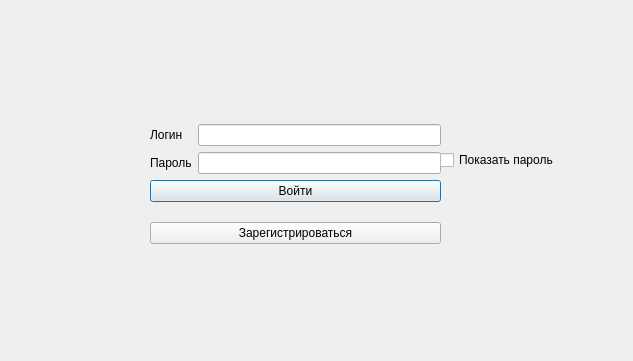
<?xml version="1.0" encoding="UTF-8"?>
<ui version="4.0">
 <class>WindowSignInUser</class>
 <widget class="QDialog" name="WindowSignInUser">
  <property name="geometry">
   <rect>
    <x>0</x>
    <y>0</y>
    <width>633</width>
    <height>361</height>
   </rect>
  </property>
  <property name="windowTitle">
   <string>Dialog</string>
  </property>
  <widget class="QWidget" name="layoutWidget">
   <property name="geometry">
    <rect>
     <x>150</x>
     <y>110</y>
     <width>291</width>
     <height>149</height>
    </rect>
   </property>
   <layout class="QVBoxLayout" name="verticalLayout_4">
    <item>
     <layout class="QVBoxLayout" name="verticalLayout_3">
      <item>
       <layout class="QHBoxLayout" name="horizontalLayout_2">
        <item>
         <layout class="QHBoxLayout" name="horizontalLayout">
          <item>
           <layout class="QVBoxLayout" name="verticalLayout_2">
            <item>
             <widget class="QLabel" name="label">
              <property name="text">
               <string>Логин</string>
              </property>
             </widget>
            </item>
            <item>
             <widget class="QLabel" name="label_2">
              <property name="text">
               <string>Пароль</string>
              </property>
             </widget>
            </item>
           </layout>
          </item>
          <item>
           <layout class="QVBoxLayout" name="verticalLayout">
            <item>
             <widget class="QLineEdit" name="login"/>
            </item>
            <item>
             <widget class="QLineEdit" name="password">
              <property name="echoMode">
               <enum>QLineEdit::Password</enum>
              </property>
             </widget>
            </item>
           </layout>
          </item>
         </layout>
        </item>
       </layout>
      </item>
      <item>
       <widget class="QPushButton" name="pushButton">
        <property name="text">
         <string>Войти</string>
        </property>
       </widget>
      </item>
     </layout>
    </item>
    <item>
     <widget class="QPushButton" name="pushButton_2">
      <property name="text">
       <string>Зарегистрироваться</string>
      </property>
     </widget>
    </item>
   </layout>
  </widget>
  <widget class="QCheckBox" name="checkBox">
   <property name="geometry">
    <rect>
     <x>440</x>
     <y>150</y>
     <width>133</width>
     <height>20</height>
    </rect>
   </property>
   <property name="text">
    <string>Показать пароль</string>
   </property>
  </widget>
 </widget>
 <resources/>
 <connections/>
</ui>
